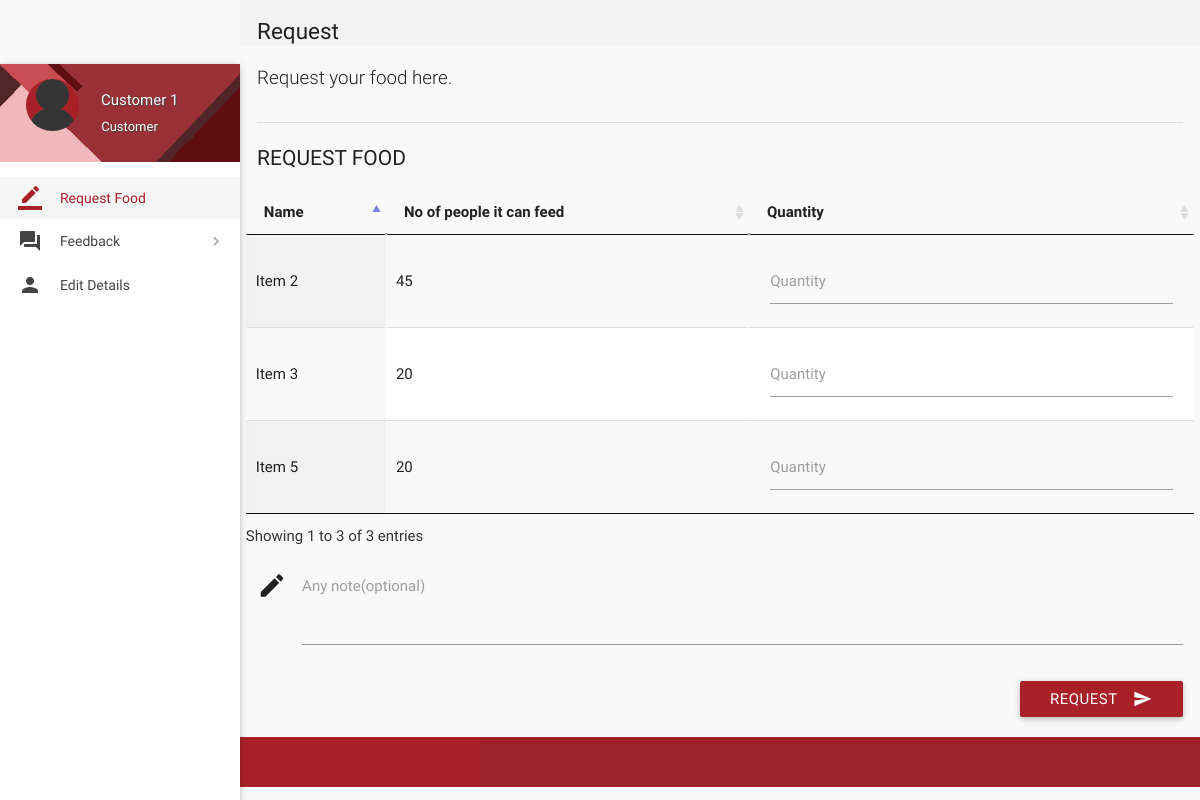
Page /index.php (signed in) on the committed database.
### tables this page shows
CREATE TABLE `items` (
  `id` int(11) NOT NULL,
  `name` varchar(20) NOT NULL,
  `people` int(11) NOT NULL,
  `deleted` tinyint(4) NOT NULL DEFAULT '0'
);

### includes/connect.php (called while the page is built, shortened)
<?php
@$name = $_SESSION['name'];
@$role = $_SESSION['role'];
?>

### index.php (the view, shortened to what this page needs)
<?php
include 'includes/connect.php';
	if($_SESSION['customer_sid']==session_id())
	{
		?>
<!DOCTYPE html>
<html lang="en">
<head>
  <link href="css/materialize.min.css" type="text/css" rel="stylesheet" media="screen,projection">
  <link href="css/style.min.css" type="text/css" rel="stylesheet" media="screen,projection">
  <link href="css/custom/custom.min.css" type="text/css" rel="stylesheet" media="screen,projection">
  <link href="js/plugins/perfect-scrollbar/perfect-scrollbar.css" type="text/css" rel="stylesheet" media="screen,projection">
  <link href="js/plugins/data-tables/css/jquery.dataTables.min.css" type="text/css" rel="stylesheet" media="screen,projection">
</head>
<body>
  <div id="main">
    <div class="wrapper">
      <aside id="left-sidebar-nav">
        <ul id="slide-out" class="side-nav fixed leftside-navigation">
            <li class="user-details cyan darken-2">
            <div class="row">
                <div class="col col s4 m4 l4">
                    <img src="images/avatar.jpg" alt="" class="circle responsive-img valign profile-image">
                </div>
                <div class="col col s8 m8 l8">
                    <a class="btn-flat dropdown-button waves-effect waves-light white-text profile-btn" href="#" data-activates="profile-dropdown"><?php echo $name;?> <i class="mdi-navigation-arrow-drop-down right"></i></a>
                    <p class="user-roal"><?php echo $role;?></p>
                </div>
            </div>
            </li>
            <li class="bold active"><a href="index.php" class="waves-effect waves-cyan"><i class="mdi-editor-border-color"></i>Request Food</a>
            </li>
                    </ul>
                <li class="no-padding">
                    <ul class="collapsible collapsible-accordion">
                        <li class="bold"><a class="collapsible-header waves-effect waves-cyan"><i class="mdi-action-question-answer"></i>Feedback</a>
                        </li>
                    </ul>
                </li>
            <li class="bold"><a href="details.php" class="waves-effect waves-cyan"><i class="mdi-social-person"></i> Edit Details</a>
            </li>
        </aside>
      <section id="content">
        <div id="breadcrumbs-wrapper">
          <div class="container">
            <div class="row">
              <div class="col s12 m12 l12">
                <h5 class="breadcrumbs-title">Request</h5>
              </div>
            </div>
          </div>
        </div>
        <div class="container">
          <p class="caption">Request your food here.</p>
          <div class="divider"></div>
		  <form class="formValidate" id="formValidate" method="post" action="place-order.php" novalidate="novalidate">
            <div class="row">
              <div class="col s12 m4 l3">
                <h4 class="header">Request Food</h4>
              </div>
              <div>
                  <table id="data-table-customer" class="responsive-table display" cellspacing="0">
                    <thead>
                      <tr>
                        <th>Name</th>
                        <th>No of people it can feed </th>
                        <th>Quantity</th>
                      </tr>
                    </thead>
                    <tbody>
				<?php
				$result = mysqli_query($con, "SELECT * FROM items where not deleted;");
				while($row = mysqli_fetch_array($result))
				{
					echo '<tr><td>'.$row["name"].'</td><td>'.$row["people"].'</td>';
					echo '<td><div class="input-field col s12"><label for='.$row["id"].' class="">Quantity</label>';
					echo '<input id="'.$row["id"].'" name="'.$row['id'].'" type="text" data-error=".errorTxt'.$row["id"].'"><div class="errorTxt'.$row["id"].'"></div></td></tr>';
				}
				?>
                    </tbody>
</table>
              </div>
			  <div class="input-field col s12">
              <i class="mdi-editor-mode-edit prefix"></i>
              <textarea id="description" name="description" class="materialize-textarea"></textarea>
              <label for="description" class="">Any note(optional)</label>
			  </div>
			  <div>
			  <div class="input-field col s12">
                              <button class="btn cyan waves-effect waves-light right" type="submit" name="action">Request
                                <i class="mdi-content-send right"></i>
                              </button>
                            </div>
            </div>
			</form>
          </div>
        </div>
  </div>
  <footer class="page-footer">
    <div class="footer-copyright">
    </div>
  </footer>
</body>
</html>
<?php
	}
?>

### index.php (style rules this page uses)
body { background-image: url('https://as2.ftcdn.net/v2/jpg/03/78/97/59/1000_F_378975954_G39M4ptXAjxKy80gbBIEo0wqBkk89gBF.jpg'); background-repeat: no-repeat; background-attachment: fixed; background-size: cover; }

### rows in the picture
items: name "Item 2", people "45"
items: name "Item 3", people "20"
items: name "Item 5", people "20"

### other values in the picture
$name "Customer 1"
$role "Customer"
